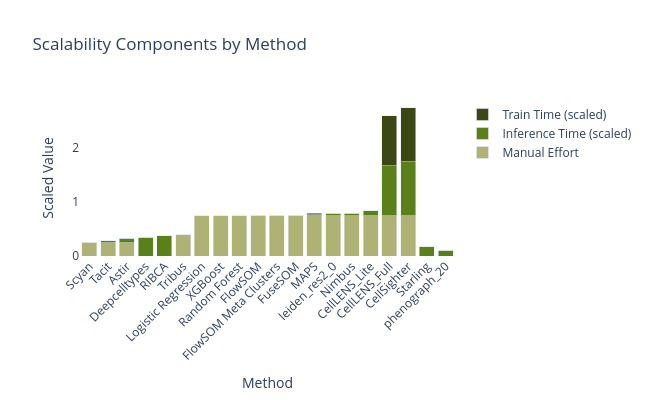

Source (notebook cell):
### Code cell
methods = scalability_plot_lvl3_sorted["method"].tolist()
revised_scaling_score = scalability_plot_lvl3_sorted["revised_scaling_score"].fillna(0)
inference_time_scaled = scalability_plot_lvl3_sorted["inference_time_scaled"].fillna(0)
train_time_scaled = scalability_plot_lvl3_sorted["train_time_scaled"].fillna(0)

fig = go.Figure(data=[
    go.Bar(name='Manual Effort', x=methods, y=revised_scaling_score, marker_color='#aeb374'),
    go.Bar(name='Inference Time (scaled)', x=methods, y=inference_time_scaled, marker_color='#598118'),
    go.Bar(name='Train Time (scaled)', x=methods, y=train_time_scaled, marker_color='#3b4814')
])

fig.update_layout(
    font=dict(
        size=12,           # Default font size for all text
    ),
    xaxis=dict(
        title_font=dict(size=14),   # X-axis title font size
        tickfont=dict(size=12),     # X-axis tick label font size
    ),
    yaxis=dict(
        title_font=dict(size=14),   # Y-axis title font size
        tickfont=dict(size=12),     # Y-axis tick label font size
    ),
    title_font=dict(size=16),       # Title font size
    legend=dict(
        font=dict(size=12),         # Legend font size
        title_font=dict(size=14),   # Legend title font size
    )
)

fig.update_layout(
    barmode='stack',
    xaxis_title='Method',
    xaxis_tickangle=-45,
    yaxis_title='Scaled Value',
    title='Scalability Components by Method',
    #legend=dict(x=1.05, y=1, bordercolor="Black", borderwidth=1),
    width=650,
    height=400,
    plot_bgcolor='white',
    paper_bgcolor='white'
)
fig.show()

fig.write_html( "../website/plotly_figures/scalability_plot.html")

# save as svg
fig.write_image("../figures/new/scalability_plot.svg", width=800, height=400, scale=2)

### Figure 1 — Plotly figure (JSON) as saved in the notebook; plotly's stock layout.template omitted (floating-point values rounded to 4 significant figures)
{"data": [{"marker": {"color": "#aeb374"}, "name": "Manual Effort", "type": "bar", "x": ["Scyan", "Tacit", "Astir", "Deepcelltypes", "RIBCA", "Tribus", "Logistic Regression", "XGBoost", "Random Forest", "FlowSOM", "FlowSOM Meta Clusters", "FuseSOM", "MAPS", "leiden_res2_0", "Nimbus", "CellLENS_Lite", "CellLENS_Full", "CellSighter", "Starling", "phenograph_20"], "y": [0.25, 0.25, 0.25, 0.0, 0.0, 0.4, 0.75, 0.75, 0.75, 0.75, 0.75, 0.75, 0.75, 0.75, 0.75, 0.75, 0.75, 0.75, 0.0, 0.0]}, {"marker": {"color": "#598118"}, "name": "Inference Time (scaled)", "type": "bar", "x": ["Scyan", "Tacit", "Astir", "Deepcelltypes", "RIBCA", "Tribus", "Logistic Regression", "XGBoost", "Random Forest", "FlowSOM", "FlowSOM Meta Clusters", "FuseSOM", "MAPS", "leiden_res2_0", "Nimbus", "CellLENS_Lite", "CellLENS_Full", "CellSighter", "Starling", "phenograph_20"], "y": [0.003927, 0.03689, 0.07732, 0.3442, 0.3789, 0.007638, 0.0001257, 0.0001628, 0.0006758, 0.001653, 0.001653, 0.006997, 0.01989, 0.04159, 0.04786, 0.09097, 0.9272, 1.0, 0.1704, 0.1034]}, {"marker": {"color": "#3b4814"}, "name": "Train Time (scaled)", "type": "bar", "x": ["Scyan", "Tacit", "Astir", "Deepcelltypes", "RIBCA", "Tribus", "Logistic Regression", "XGBoost", "Random Forest", "FlowSOM", "FlowSOM Meta Clusters", "FuseSOM", "MAPS", "leiden_res2_0", "Nimbus", "CellLENS_Lite", "CellLENS_Full", "CellSighter", "Starling", "phenograph_20"], "y": [0.003777, 0.0, 0.0, 0.0, 0.0, 0.0, 0.0001249, 0.0001483, 0.000656, 0.0, 0.0, 0.0, 0.01974, 0.0, 0.0, 0.0, 0.9268, 1.0, 0.0, 0.0]}], "layout": {"barmode": "stack", "font": {"size": 12}, "height": 400, "legend": {"font": {"size": 12}, "title": {"font": {"size": 14}}}, "paper_bgcolor": "white", "plot_bgcolor": "white", "title": {"text": "Scalability Components by Method"}, "width": 650, "xaxis": {"tickangle": -45, "tickfont": {"size": 12}, "title": {"text": "Method"}}, "yaxis": {"tickfont": {"size": 12}, "title": {"text": "Scaled Value"}}}}
